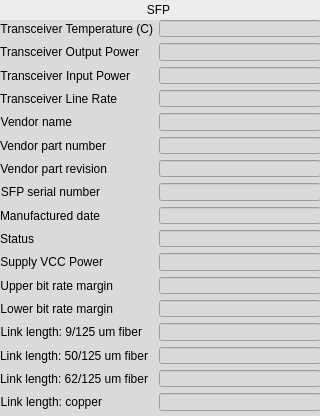
<?xml version="1.0" encoding="UTF-8"?>
<ui version="4.0">
 <class>Form</class>
 <widget class="QWidget" name="Form">
  <property name="geometry">
   <rect>
    <x>0</x>
    <y>0</y>
    <width>320</width>
    <height>416</height>
   </rect>
  </property>
  <property name="windowTitle">
   <string>Form</string>
  </property>
  <property name="styleSheet">
   <string notr="true">background-color: rgb(218, 218, 218);</string>
  </property>
  <widget class="caLabel" name="calabel">
   <property name="geometry">
    <rect>
     <x>0</x>
     <y>0</y>
     <width>320</width>
     <height>20</height>
    </rect>
   </property>
   <property name="styleSheet">
    <string notr="true">background-color: rgb(236, 236, 236, 255);</string>
   </property>
   <property name="text">
    <string>SFP </string>
   </property>
   <property name="alignment">
    <set>Qt::AlignCenter</set>
   </property>
  </widget>
  <widget class="QWidget" name="formLayoutWidget">
   <property name="geometry">
    <rect>
     <x>0</x>
     <y>20</y>
     <width>321</width>
     <height>391</height>
    </rect>
   </property>
   <layout class="QFormLayout" name="formLayout">
    <property name="fieldGrowthPolicy">
     <enum>QFormLayout::AllNonFixedFieldsGrow</enum>
    </property>
    <item row="0" column="0">
     <widget class="QLabel" name="label_16">
      <property name="text">
       <string>Transceiver Temperature (C)</string>
      </property>
      <property name="alignment">
       <set>Qt::AlignRight|Qt::AlignTrailing|Qt::AlignVCenter</set>
      </property>
     </widget>
    </item>
    <item row="0" column="1">
     <widget class="caLineEdit" name="calineedit_6">
      <property name="channel" stdset="0">
       <string notr="true">$(EVR):SFP-T-I</string>
      </property>
      <property name="unitsEnabled">
       <bool>true</bool>
      </property>
     </widget>
    </item>
    <item row="1" column="0">
     <widget class="QLabel" name="label_17">
      <property name="text">
       <string>Transceiver Output Power</string>
      </property>
      <property name="alignment">
       <set>Qt::AlignRight|Qt::AlignTrailing|Qt::AlignVCenter</set>
      </property>
     </widget>
    </item>
    <item row="1" column="1">
     <widget class="caLineEdit" name="calineedit_7">
      <property name="channel" stdset="0">
       <string notr="true">$(EVR):SFP-Pwr-TX-I</string>
      </property>
      <property name="unitsEnabled">
       <bool>true</bool>
      </property>
     </widget>
    </item>
    <item row="2" column="0">
     <widget class="QLabel" name="label_18">
      <property name="text">
       <string>Transceiver Input Power</string>
      </property>
      <property name="alignment">
       <set>Qt::AlignRight|Qt::AlignTrailing|Qt::AlignVCenter</set>
      </property>
     </widget>
    </item>
    <item row="2" column="1">
     <widget class="caLineEdit" name="calineedit_8">
      <property name="channel" stdset="0">
       <string notr="true">$(EVR):SFP-Pwr-RX-I</string>
      </property>
      <property name="unitsEnabled">
       <bool>true</bool>
      </property>
     </widget>
    </item>
    <item row="3" column="0">
     <widget class="QLabel" name="label_19">
      <property name="text">
       <string>Transceiver Line Rate</string>
      </property>
      <property name="alignment">
       <set>Qt::AlignRight|Qt::AlignTrailing|Qt::AlignVCenter</set>
      </property>
     </widget>
    </item>
    <item row="3" column="1">
     <widget class="caLineEdit" name="calineedit_9">
      <property name="channel" stdset="0">
       <string notr="true">$(EVR):SFP-Speed-Link-I</string>
      </property>
     </widget>
    </item>
    <item row="4" column="0">
     <widget class="QLabel" name="label_20">
      <property name="text">
       <string>Vendor name</string>
      </property>
      <property name="alignment">
       <set>Qt::AlignRight|Qt::AlignTrailing|Qt::AlignVCenter</set>
      </property>
     </widget>
    </item>
    <item row="4" column="1">
     <widget class="caLineEdit" name="calineedit_10">
      <property name="channel" stdset="0">
       <string notr="true">$(EVR):SFP-Vendor-I</string>
      </property>
      <property name="formatType">
       <enum>caLineEdit::string</enum>
      </property>
     </widget>
    </item>
    <item row="5" column="0">
     <widget class="QLabel" name="label_21">
      <property name="text">
       <string>Vendor part number</string>
      </property>
      <property name="alignment">
       <set>Qt::AlignRight|Qt::AlignTrailing|Qt::AlignVCenter</set>
      </property>
     </widget>
    </item>
    <item row="5" column="1">
     <widget class="caLineEdit" name="calineedit_11">
      <property name="channel" stdset="0">
       <string notr="true">$(EVR):SFP-Part-I</string>
      </property>
      <property name="formatType">
       <enum>caLineEdit::string</enum>
      </property>
     </widget>
    </item>
    <item row="6" column="0">
     <widget class="QLabel" name="label_22">
      <property name="text">
       <string>Vendor part revision</string>
      </property>
      <property name="alignment">
       <set>Qt::AlignRight|Qt::AlignTrailing|Qt::AlignVCenter</set>
      </property>
     </widget>
    </item>
    <item row="6" column="1">
     <widget class="caLineEdit" name="calineedit_12">
      <property name="channel" stdset="0">
       <string notr="true">$(EVR):SFP-Rev-I</string>
      </property>
      <property name="formatType">
       <enum>caLineEdit::string</enum>
      </property>
     </widget>
    </item>
    <item row="7" column="0">
     <widget class="QLabel" name="label_23">
      <property name="text">
       <string>SFP serial number</string>
      </property>
      <property name="alignment">
       <set>Qt::AlignRight|Qt::AlignTrailing|Qt::AlignVCenter</set>
      </property>
     </widget>
    </item>
    <item row="7" column="1">
     <widget class="caLineEdit" name="calineedit_13">
      <property name="channel" stdset="0">
       <string notr="true">$(EVR):SFP-Serial-I</string>
      </property>
      <property name="formatType">
       <enum>caLineEdit::string</enum>
      </property>
     </widget>
    </item>
    <item row="8" column="0">
     <widget class="QLabel" name="label_25">
      <property name="text">
       <string>Manufactured date</string>
      </property>
      <property name="alignment">
       <set>Qt::AlignRight|Qt::AlignTrailing|Qt::AlignVCenter</set>
      </property>
     </widget>
    </item>
    <item row="8" column="1">
     <widget class="caLineEdit" name="calineedit_14">
      <property name="channel" stdset="0">
       <string notr="true">$(EVR):SFP-Date-Manu-I</string>
      </property>
      <property name="formatType">
       <enum>caLineEdit::string</enum>
      </property>
     </widget>
    </item>
    <item row="9" column="0">
     <widget class="QLabel" name="label_26">
      <property name="text">
       <string>Status</string>
      </property>
      <property name="alignment">
       <set>Qt::AlignRight|Qt::AlignTrailing|Qt::AlignVCenter</set>
      </property>
     </widget>
    </item>
    <item row="9" column="1">
     <widget class="caLineEdit" name="calineedit_15">
      <property name="channel" stdset="0">
       <string notr="true">$(EVR):SFP-Status-I</string>
      </property>
      <property name="formatType">
       <enum>caLineEdit::hexadecimal</enum>
      </property>
     </widget>
    </item>
    <item row="10" column="0">
     <widget class="QLabel" name="label_28">
      <property name="text">
       <string>Supply VCC Power</string>
      </property>
      <property name="alignment">
       <set>Qt::AlignRight|Qt::AlignTrailing|Qt::AlignVCenter</set>
      </property>
     </widget>
    </item>
    <item row="11" column="0">
     <widget class="QLabel" name="label_29">
      <property name="text">
       <string>Upper bit rate margin</string>
      </property>
      <property name="alignment">
       <set>Qt::AlignRight|Qt::AlignTrailing|Qt::AlignVCenter</set>
      </property>
     </widget>
    </item>
    <item row="12" column="0">
     <widget class="QLabel" name="label_30">
      <property name="text">
       <string>Lower bit rate margin</string>
      </property>
      <property name="alignment">
       <set>Qt::AlignRight|Qt::AlignTrailing|Qt::AlignVCenter</set>
      </property>
     </widget>
    </item>
    <item row="13" column="0">
     <widget class="QLabel" name="label_31">
      <property name="text">
       <string>Link length: 9/125 um fiber</string>
      </property>
      <property name="alignment">
       <set>Qt::AlignRight|Qt::AlignTrailing|Qt::AlignVCenter</set>
      </property>
     </widget>
    </item>
    <item row="14" column="0">
     <widget class="QLabel" name="label_32">
      <property name="text">
       <string>Link length: 50/125 um fiber</string>
      </property>
      <property name="alignment">
       <set>Qt::AlignRight|Qt::AlignTrailing|Qt::AlignVCenter</set>
      </property>
     </widget>
    </item>
    <item row="15" column="0">
     <widget class="QLabel" name="label_33">
      <property name="text">
       <string>Link length: 62/125 um fiber</string>
      </property>
      <property name="alignment">
       <set>Qt::AlignRight|Qt::AlignTrailing|Qt::AlignVCenter</set>
      </property>
     </widget>
    </item>
    <item row="16" column="0">
     <widget class="QLabel" name="label_34">
      <property name="text">
       <string>Link length: copper</string>
      </property>
      <property name="alignment">
       <set>Qt::AlignRight|Qt::AlignTrailing|Qt::AlignVCenter</set>
      </property>
     </widget>
    </item>
    <item row="10" column="1">
     <widget class="caLineEdit" name="calineedit_17">
      <property name="channel" stdset="0">
       <string notr="true">$(EVR):SFP-PowerVCC-I</string>
      </property>
      <property name="unitsEnabled">
       <bool>true</bool>
      </property>
     </widget>
    </item>
    <item row="11" column="1">
     <widget class="caLineEdit" name="calineedit_18">
      <property name="channel" stdset="0">
       <string notr="true">$(EVR):SFP-BitRate-upper-I</string>
      </property>
      <property name="unitsEnabled">
       <bool>true</bool>
      </property>
     </widget>
    </item>
    <item row="12" column="1">
     <widget class="caLineEdit" name="calineedit_19">
      <property name="channel" stdset="0">
       <string notr="true">$(EVR):SFP-BitRate-Lower-I</string>
      </property>
      <property name="unitsEnabled">
       <bool>true</bool>
      </property>
     </widget>
    </item>
    <item row="13" column="1">
     <widget class="caLineEdit" name="calineedit_16">
      <property name="channel" stdset="0">
       <string notr="true">$(EVR):SFP-LinkLength-9fiber-I</string>
      </property>
      <property name="unitsEnabled">
       <bool>true</bool>
      </property>
     </widget>
    </item>
    <item row="14" column="1">
     <widget class="caLineEdit" name="calineedit_20">
      <property name="channel" stdset="0">
       <string notr="true">$(EVR):SFP-LinkLength-50fiber-I</string>
      </property>
      <property name="unitsEnabled">
       <bool>true</bool>
      </property>
     </widget>
    </item>
    <item row="15" column="1">
     <widget class="caLineEdit" name="calineedit_21">
      <property name="channel" stdset="0">
       <string notr="true">$(EVR):SFP-LinkLength-62fiber-I</string>
      </property>
      <property name="unitsEnabled">
       <bool>true</bool>
      </property>
     </widget>
    </item>
    <item row="16" column="1">
     <widget class="caLineEdit" name="calineedit_22">
      <property name="channel" stdset="0">
       <string notr="true">$(EVR):SFP-LinkLength-copper-I</string>
      </property>
      <property name="unitsEnabled">
       <bool>true</bool>
      </property>
     </widget>
    </item>
   </layout>
  </widget>
 </widget>
 <customwidgets>
  <customwidget>
   <class>caLabel</class>
   <extends>QLabel</extends>
   <header>caLabel</header>
  </customwidget>
  <customwidget>
   <class>caLineEdit</class>
   <extends>QLineEdit</extends>
   <header>caLineEdit</header>
  </customwidget>
 </customwidgets>
 <resources/>
 <connections/>
</ui>
